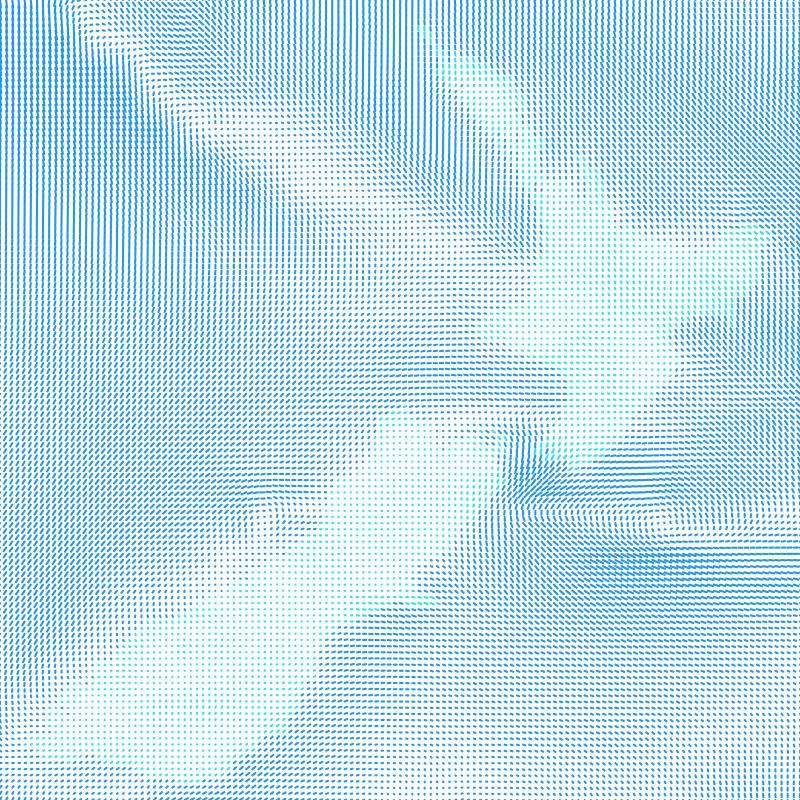

This chart was generated by the following R code:

## Gather wind data
library(rNOMADS)

if (file.exists("u.grid.rds")) {
    u.grid <- readRDS("u.grid.rds")
    v.grid <- readRDS("v.grid.rds")
} else {
    model.urls <- GetDODSDates("gfs_0p50")
    latest.model <- tail(model.urls$url, 1)
    model.runs <- GetDODSModelRuns(latest.model)
    latest.model.run <- tail(model.runs$model.run, 1)

    time <- c(0, 0) #Analysis run, index starts at 0
    lon <- c(0, 719) #All 720 longitude points
    lat <- c(0, 360) #All 361 latitude points

    ## Find out info about variables available
    runonce <- function() {
        model.info <- GetDODSModelRunInfo(latest.model,
                                          tail(model.runs$model.run, 1))
        model.info[grep("wind", model.info)]
    }

    ## u-component wind NZ
    variable <- "ugrd10m"
    model.data <- DODSGrab(latest.model, latest.model.run,
                           variable, time, lon, lat)
    u.grid <- ModelGrid(model.data, c(0.5, 0.5))
    ## v-component wind NZ
    variable <- "vgrd10m"
    model.data <- DODSGrab(latest.model, latest.model.run,
                           variable, time, lon, lat)
    v.grid <- ModelGrid(model.data, c(0.5, 0.5))
    
    saveRDS(u.grid, "u.grid.rds")
    saveRDS(v.grid, "v.grid.rds")
}

## Square to make it easy to interpolate
xmin <- 166
xmax <- 179
ymin <- -47
ymax <- -34
u.grid.nz <- u.grid$z[1,1,
                      u.grid$x >= xmin & u.grid$x <= xmax,
                      u.grid$y >= ymin & u.grid$y <= ymax]
v.grid.nz <- v.grid$z[1,1,
                      v.grid$x >= xmin & v.grid$x <= xmax,
                      v.grid$y >= ymin & v.grid$y <= ymax]

## Interpolate u- and v-
library(akima)
x <- seq(xmin, xmax, .5)
y <- seq(ymin, ymax, .5)
fine.step <- .1
x.fine <- seq(xmin, xmax, fine.step)
y.fine <- seq(ymin, ymax, fine.step)
n.fine <- length(x.fine)
x0 <- rep(x.fine, n.fine)
y0 <- rep(y.fine, each=n.fine)
u.grid.nz.fine <- bilinear(x, y, u.grid.nz, x0, y0)$z
dim(u.grid.nz.fine) <- c(n.fine, n.fine)
v.grid.nz.fine <- bilinear(x, y, v.grid.nz, x0, y0)$z
dim(v.grid.nz.fine) <- c(n.fine, n.fine)
    
## wind strength
windStr <- sqrt(u.grid.nz.fine^2 + v.grid.nz.fine^2)
## wind direction
windDir <- atan2(v.grid.nz.fine, u.grid.nz.fine)

## which grid points are within NZ?
library(maps)
nz2 <- map("nz", c("North", "South"), fill=TRUE, plot=FALSE)
onland <- is.na(map.where(nz2, x0, y0))

png("NOMADS.png", width=800, height=800, res=200)

par(mar=rep(0, 4), xaxs="i", yaxs="i")
plot.new()
plot.window(xlim=c(xmin, xmax),
            ylim=c(ymin, ymax),
            asp=1)
mult <- sqrt(2)
if (TRUE) {
    segments(x0 - mult*fine.step*(windStr/max(windStr))*cos(windDir),
             y0 - mult*fine.step*(windStr/max(windStr))*sin(windDir),
             x0,
             y0,
             col=ifelse(onland, 4, 5),
             lwd=1)
} else {
    points(x0, y0,
           col=ifelse(onland, 4, 5),
           cex=.1*(windStr/max(windStr)))
}

dev.off()

notrun <- function() {
    map("nz", add=TRUE)
}
